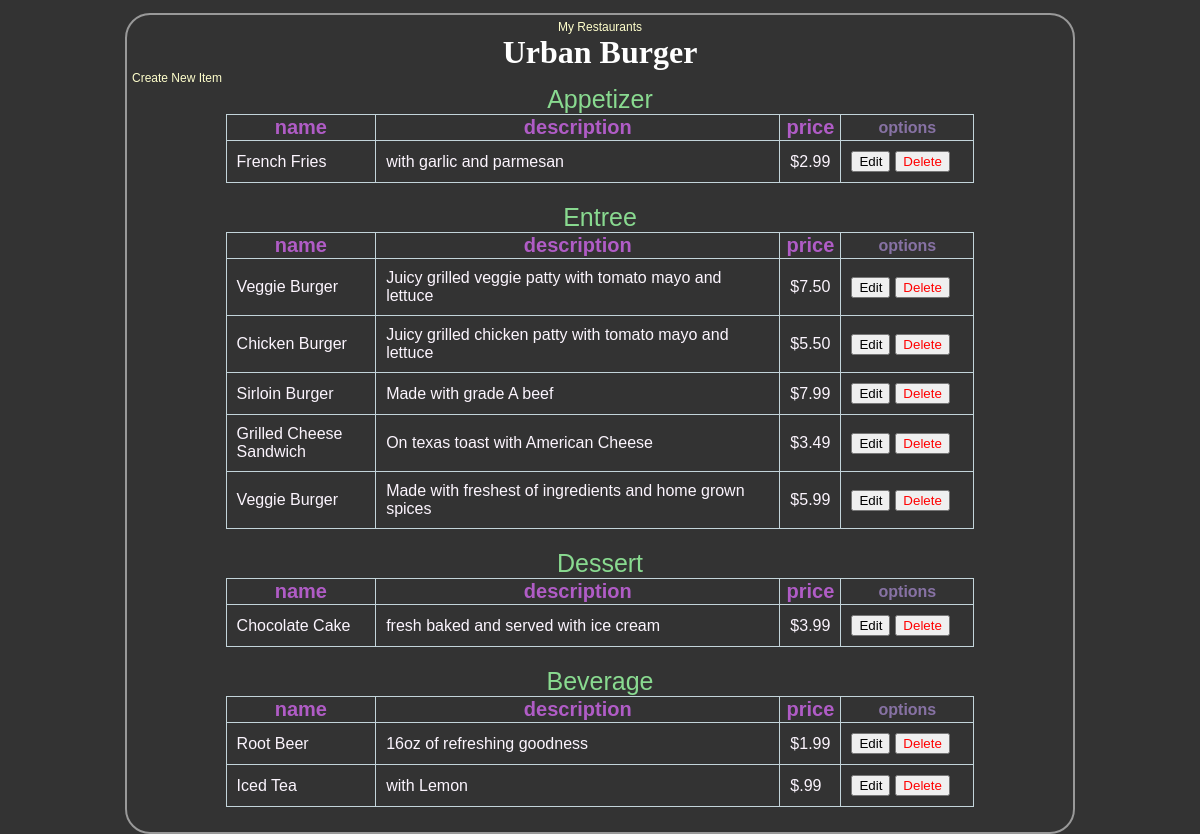
Page /restaurants/1/menu/ on the committed database.
### database_setup.py (models this page shows, shortened)
class Restaurant(Base):
    __tablename__ = 'restaurant'
    id = Column(Integer, primary_key=True)
    name = Column(String(250), nullable=False)

class MenuItem(Base):
    __tablename__ = 'menu_item'
    name = Column(String(80), nullable=False)
    id = Column(Integer, primary_key=True)
    description = Column(String(250))
    price = Column(String(8),nullable=False)
    course = Column(String(250))
    restaurant_id = Column(Integer, ForeignKey('restaurant.id'))
    restaurant = relationship(Restaurant)

### finalProject.py (the view)
@app.route('/restaurants/<int:restaurant_id>/')
@app.route('/restaurants/<int:restaurant_id>/menu/<string:hilightFlag>')
@app.route('/restaurants/<int:restaurant_id>/menu/')
def restaurantMenu(restaurant_id,hilightFlag="None"):
    restaurant = session.query(Restaurant).filter_by(id=restaurant_id).one()
    items = session.query(MenuItem).filter_by(restaurant_id=restaurant_id)
    return render_template(
        'menu.html',hilightFlag=hilightFlag ,restaurant=restaurant, items=items, restaurant_id=restaurant_id,tableheaders=tableheaders)

### templates/menu.html (shortened to what this page needs)
<html>
<head>
	<link rel=stylesheet type=text/css href="{{ url_for('static', filename='style.css') }}">
	</head>
<body>
<div class = 'pane'>
		<div class = 'header'>
		<a href="{{url_for('restaurants')}}">My Restaurants</a>
		<h1>{{ restaurant.name }}</h1>
	    </div>
	<a href = '{{url_for('newMenuItem', restaurant_id = restaurant.id) }}'>Create New Item</a>
    <div calss="tables">
    {%for header in tableheaders%}
    	<table>
    		<caption class="main-header">{{header}}</caption>
    		<th class="col1">name</th>
    		<th class="col2">description</th>
    		<th class="col3">price</th>
    		<th class="options">options</th>
    		{% for item in items %}
            {% if item.course==header %}
            {% if item.name==hilightFlag %}
            <tr id="hilight">
            {% else %}
            <tr>
            {% endif %}
                <td>{{item.name}}</td>
                <td>{{item.description}}</td>
                <td>{{item.price}}</td>
                <td><button onclick="location.href='{{url_for('editMenuItem',restaurant_id=restaurant.id,menu_id=item.id)}}'">Edit</button><button color='red' onclick="location.href='{{url_for('deleteMenuItem',restaurant_id=restaurant.id,menu_id=item.id)}}'"><font color="red">Delete</font></button></td>
            </tr>
            {% endif %}
            {% endfor %}
        </table>
    {%endfor %}
    </div>
</div>
</body>
</html>

### static/style.css (style rules this page uses)
body { font-family: sans-serif;background-color: #333333; }
h1, h2, h3, h4 { color: #FFFFFF; }
h1, h2 { font-family: 'Georgia', serif; margin: 0; }
table,td,th { border:1px solid #C3D4DA;border-collapse: collapse; }
table { width:80%;margin-left: 10%;margin-right: 10%;margin-bottom: 20px }
.main-header { font-size: 25px ;color: #89DA90; }
.col1 ,.col2,.col3 { font-size: 20px ;color:#B05CC6; }
.col1 { width: 20% }
.col3 { width:8%; }
.options { width:130px;color:#8772A4; }
td { color:#FCF5FE;padding:10px }
button { margin-right: 5px; }
a { text-decoration: none; color:#FFFFCC; font-size: .75em; }
.pane { position:absolute;right:10%; left:10%; border: 2px solid; border-radius: 25px; padding: 5px; margin: 5px; border-color: #999999; background-color: #333333 }
.header { left:50%; text-align: center; }

### rows in the picture
Restaurant: name "Urban Burger"
MenuItem: name "French Fries", description "with garlic and parmesan", price "$2.99"
MenuItem: name "Veggie Burger", description "Juicy grilled veggie patty with tomato mayo and lettuce", price "$7.50"
MenuItem: name "Chicken Burger", description "Juicy grilled chicken patty with tomato mayo and lettuce", price "$5.50"
MenuItem: name "Sirloin Burger", description "Made with grade A beef", price "$7.99"
MenuItem: name "Grilled Cheese Sandwich", description "On texas toast with American Cheese", price "$3.49"
MenuItem: name "Veggie Burger", description "Made with freshest of ingredients and home grown spices", price "$5.99"
MenuItem: name "Chocolate Cake", description "fresh baked and served with ice cream", price "$3.99"
MenuItem: name "Root Beer", description "16oz of refreshing goodness", price "$1.99"
MenuItem: name "Iced Tea", description "with Lemon", price "$.99"

### other values in the picture
{{ header }} "Appetizer" "Entree" "Dessert" "Beverage"
